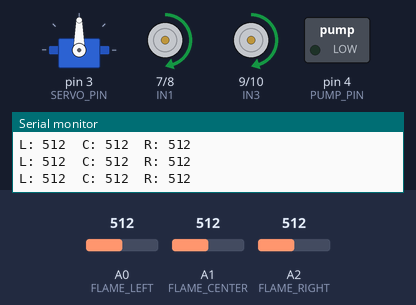
This sketch was run on a simulated Arduino Uno, built with avr-gcc and run on an emulated ATmega328P. On the bench: servo, motor-driver pin pairs drawn as motors (green arrow = first pin HIGH = forward, orange = second pin HIGH = backward, longer = more drive, scaled by the enable pin), switched loads named in the sketch (green lamp = pin HIGH), the last lines printed to the serial monitor. The test bench sets the inputs (shaded band); at power-on: A0 (FLAME_LEFT) = 512, A1 (FLAME_CENTER) = 512, A2 (FLAME_RIGHT) = 512.

Above: at 3.2 s.
3.3 s: A0 (FLAME_LEFT) set to 501
At 4.1 s:
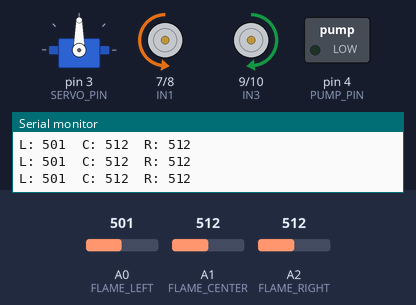
4.8 s: A1 (FLAME_CENTER) set to 494
At 5.6 s:
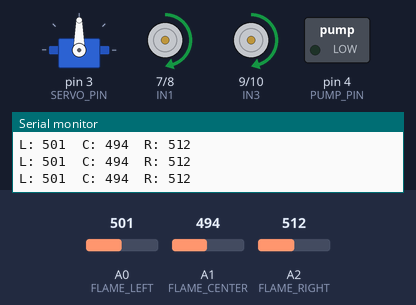
6.3 s: A2 (FLAME_RIGHT) set to 477
At 7.5 s:
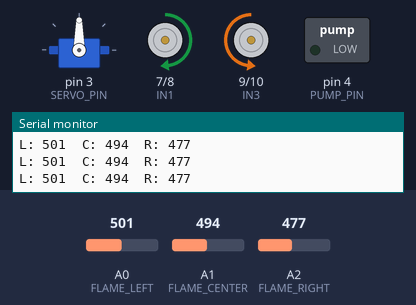
7.8 s: A2 (FLAME_RIGHT) set to 122
At 8.3 s:
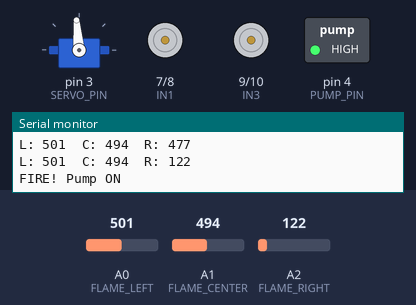
16.8 s: A2 (FLAME_RIGHT) set to 306
At 19.75 s:
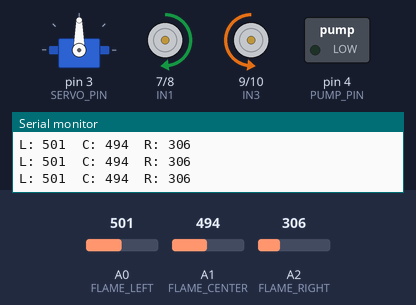
19.8 s: A1 (FLAME_CENTER) set to 122
At 31.3 s:
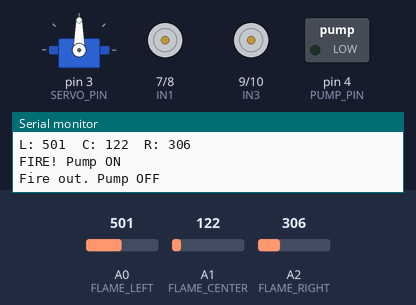
Timing chart, 0 to 70.3 s (numbered marks = the images above; inputs shaded):
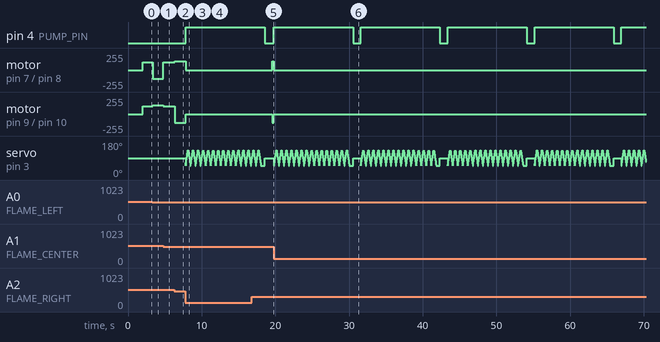

Measured:
- the behaviour switches between 512 and 511 on A0 (FLAME_LEFT) (found by bisection; images 0 and 1)
- the behaviour switches between 502 and 501 on A1 (FLAME_CENTER) (found by bisection; images 1 and 2)
- the behaviour switches between 494 and 493 on A2 (FLAME_RIGHT) (found by bisection; images 2 and 3)
- after the input at 3.3 s, motor on pin 7 (IN1) / pin 8 (IN2): forward 120/255 → backward 130/255 at once; motor on pin 9 (IN3) / pin 10 (IN4): forward 120/255 → forward 130/255 at once
- after the input at 4.8 s, motor on pin 7 (IN1) / pin 8 (IN2): backward 130/255 → forward 120/255 at once; motor on pin 9 (IN3) / pin 10 (IN4): forward 130/255 → forward 120/255 at once
- after the input at 6.3 s, motor on pin 7 (IN1) / pin 8 (IN2): forward 120/255 → forward 130/255 at once; motor on pin 9 (IN3) / pin 10 (IN4): forward 120/255 → backward 130/255 at once
- after the input at 16.8 s, motor on pin 7 (IN1) / pin 8 (IN2): stopped → forward 130/255 after 2.8 s; motor on pin 9 (IN3) / pin 10 (IN4): stopped → backward 130/255 after 2.8 s
- after the input at 19.8 s, pin 4 (PUMP_PIN): alternates HIGH for 10.7 s and LOW for 1.1 s, starting at once; motor on pin 7 (IN1) / pin 8 (IN2): forward 130/255 → stopped at once; motor on pin 9 (IN3) / pin 10 (IN4): backward 130/255 → stopped at once

The sketch:

13_Fire_Fighting.ino
```cpp
/*
  ============================================================
  13 - FIRE FIGHTING ROBOT (3 flame sensors + water pump)
  ============================================================
  Board  : Arduino UNO / Nano
  Parts  : 3 IR flame sensor modules (use their AO pin),
           5V relay module, small 3-6V DC water pump + pipe,
           SG90 servo to sweep the nozzle.

  Logic:
    - Drives toward the flame (the sensor with the lowest
      reading sees the strongest flame).
    - When the flame is close, it stops, switches the pump ON
      and sweeps the nozzle left-right until the flame is out.

  Calibrate first!
    Upload 02_Sensor_Test, light a candle and note the analog
    values at ~1 m (FLAME_DETECT) and ~15 cm (FLAME_CLOSE).
    Lower value = stronger flame.

  Wiring:
    Left   flame AO -> A0
    Center flame AO -> A1
    Right  flame AO -> A2
    Relay IN        -> D4   (relay switches the pump's own battery)
    Servo signal    -> D3
    L298N: ENA D5, IN1 D7, IN2 D8, IN3 D9, IN4 D10, ENB D6

  SAFETY: Only test with a small candle, on a non-flammable
  surface, with an adult present. Keep water away from the Arduino.
  ============================================================
*/

#include <Servo.h>

// ---------- Motor driver (L298N) pins ----------
#define ENA 5
#define IN1 7
#define IN2 8
#define IN3 9
#define IN4 10
#define ENB 6

#define FLAME_LEFT   A0
#define FLAME_CENTER A1
#define FLAME_RIGHT  A2
#define PUMP_PIN     4
#define SERVO_PIN    3

#define PUMP_ON  HIGH       // many relay boards are active LOW:
#define PUMP_OFF LOW        // if so, swap HIGH and LOW here

int FLAME_DETECT = 800;     // below this = flame seen
int FLAME_CLOSE  = 250;     // below this = close enough to spray

int driveSpeed = 120;
int turnSpeed  = 130;

Servo nozzle;

void setup() {
  Serial.begin(9600);
  pinMode(ENA, OUTPUT); pinMode(ENB, OUTPUT);
  pinMode(IN1, OUTPUT); pinMode(IN2, OUTPUT);
  pinMode(IN3, OUTPUT); pinMode(IN4, OUTPUT);
  pinMode(PUMP_PIN, OUTPUT);
  digitalWrite(PUMP_PIN, PUMP_OFF);
  nozzle.attach(SERVO_PIN);
  nozzle.write(90);
  stopRobot();
  delay(2000);
}

void loop() {
  int left   = analogRead(FLAME_LEFT);
  int center = analogRead(FLAME_CENTER);
  int right  = analogRead(FLAME_RIGHT);

  Serial.print("L: "); Serial.print(left);
  Serial.print("  C: "); Serial.print(center);
  Serial.print("  R: "); Serial.println(right);

  if (left < FLAME_CLOSE || center < FLAME_CLOSE || right < FLAME_CLOSE) {
    stopRobot();
    extinguishFire();
  } else if (center < FLAME_DETECT && center <= left && center <= right) {
    forward(driveSpeed);
  } else if (left < FLAME_DETECT && left < right) {
    turnLeft(turnSpeed);
  } else if (right < FLAME_DETECT) {
    turnRight(turnSpeed);
  } else {
    stopRobot();          // no fire seen
  }
  delay(50);
}

bool flameStillThere() {
  return analogRead(FLAME_LEFT)   < FLAME_DETECT ||
         analogRead(FLAME_CENTER) < FLAME_DETECT ||
         analogRead(FLAME_RIGHT)  < FLAME_DETECT;
}

void extinguishFire() {
  Serial.println("FIRE! Pump ON");
  digitalWrite(PUMP_PIN, PUMP_ON);

  unsigned long start = millis();
  while (flameStillThere() && millis() - start < 10000UL) {   // max 10 s
    for (int a = 50; a <= 130; a += 5) { nozzle.write(a); delay(20); }
    for (int a = 130; a >= 50; a -= 5) { nozzle.write(a); delay(20); }
  }

  delay(500);                       // a little extra water
  digitalWrite(PUMP_PIN, PUMP_OFF);
  nozzle.write(90);
  Serial.println("Fire out. Pump OFF");
  delay(1000);
}

// ================= MOTOR FUNCTIONS =================
void setMotor(int leftSpeed, int rightSpeed) {
  if (leftSpeed >= 0) { digitalWrite(IN1, HIGH); digitalWrite(IN2, LOW); }
  else                { digitalWrite(IN1, LOW);  digitalWrite(IN2, HIGH); leftSpeed = -leftSpeed; }
  if (rightSpeed >= 0) { digitalWrite(IN3, HIGH); digitalWrite(IN4, LOW); }
  else                 { digitalWrite(IN3, LOW);  digitalWrite(IN4, HIGH); rightSpeed = -rightSpeed; }
  analogWrite(ENA, constrain(leftSpeed, 0, 255));
  analogWrite(ENB, constrain(rightSpeed, 0, 255));
}
void forward(int s)   { setMotor(s, s); }
void turnLeft(int s)  { setMotor(-s, s); }
void turnRight(int s) { setMotor(s, -s); }
void stopRobot()      { setMotor(0, 0); }
```
